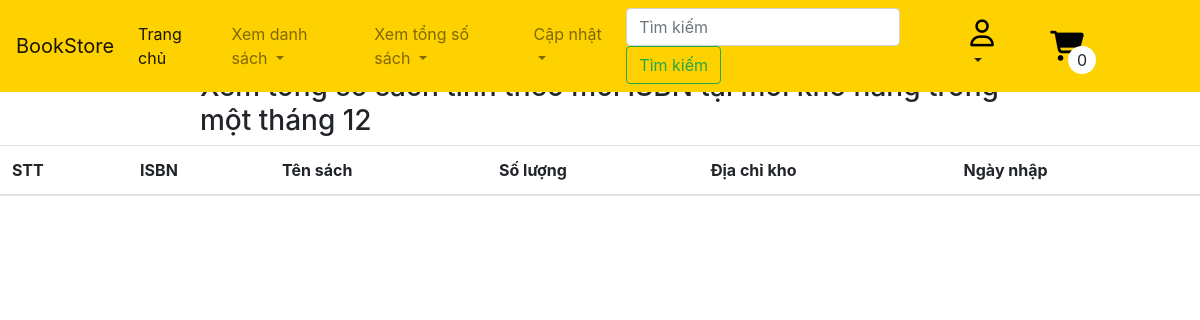
/staff/allBookInStoreOneMonth.php, run on an earlier commit of the app's database.
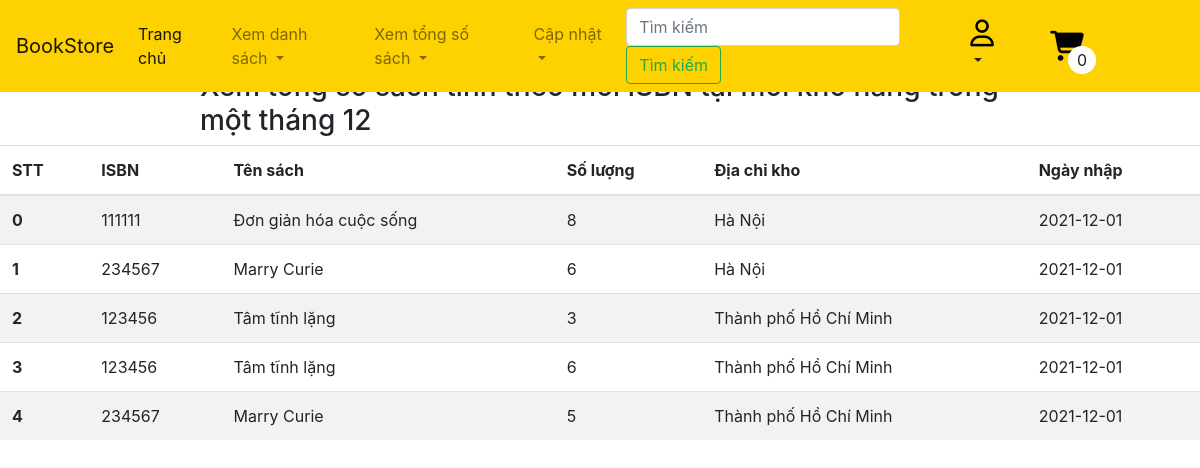
And on a later commit of the database.
### tables this page shows
CREATE TABLE `storageaddress` (
  `id` int(11) NOT NULL,
  `isbn` varchar(50) NOT NULL,
  `quantity` int(11) NOT NULL DEFAULT 0,
  `ngaynhap` date DEFAULT NULL,
  `ngayxuat` date DEFAULT NULL,
  `address_id` int(11) NOT NULL
);

CREATE TABLE `book` (
  `isbn` varchar(50) NOT NULL,
  `name` varchar(50) DEFAULT NULL,
  `nxb_id` int(11) DEFAULT NULL,
  `price` int(11) NOT NULL,
  `typebook` int(11) NOT NULL DEFAULT 2,
  `thumbnail` varchar(250) NOT NULL,
  `year` year(4) NOT NULL,
  `deleted` int(11) NOT NULL DEFAULT 1
);

CREATE TABLE `addressstore` (
  `id` int(11) NOT NULL,
  `address` varchar(250) NOT NULL
);

### DB.php (called while the page is built, shortened)
<?php
function executeResult($sql, $isSingle = false) {
    $data = null;
    $conn = mysqli_connect(HOST, USERNAME, PASSWORD, DATABASE);
    mysqli_set_charset($conn, 'utf8');
    $resultset = mysqli_query($conn, $sql);
    if($resultset){
        if($isSingle) {
            $data = mysqli_fetch_array($resultset, 1);
        } else {
            $data = [];
            while(($row = mysqli_fetch_array($resultset, 1)) != null) {
                $data[] = $row;
            }
        }
    }
    return $data;
}

### staff/allBookInStoreOneMonth.php (the view, shortened to what this page needs)
<?php
    require_once "../headerStaff.php";
    $sql = "SELECT storageaddress.isbn,book.name,storageaddress.quantity,addressstore.address,storageaddress.ngaynhap
            FROM storageaddress,book,addressstore
            WHERE MONTH(storageaddress.ngaynhap)='12' AND book.isbn=storageaddress.isbn AND addressstore.id=storageaddress.address_id
            ORDER BY addressstore.address ASC";
    $data = executeResult($sql);
?>
<h3 style="margin:70px 200px 0">Xem tổng số sách tính theo mỗi ISBN tại mỗi kho hàng trong một tháng 12</h3>
<table class="table table-striped">
  <thead>
    <tr>
      <th scope="col">STT</th>
      <th scope="col">ISBN</th>
      <th scope="col">Tên sách</th>
      <th scope="col">Số lượng</th>
      <th scope="col">Địa chỉ kho</th>
      <th scope="col">Ngày nhập</th>
    </tr>
  </thead>
  <tbody>
    <?php
        for($i=0;$i<count($data);$i++){
            echo '<tr>';
            echo '<th scope="row">'.$i.'</th>';
            echo '<td>'.$data[$i]["isbn"].'</td>';
            echo '<td>'.$data[$i]["name"].'</td>';
            echo '<td>'.$data[$i]["quantity"].'</td>';
            echo '<td>'.$data[$i]["address"].'</td>';
            echo '<td>'.$data[$i]["ngaynhap"].'</td>';
            echo '</tr>';
        }
    ?>
  </tbody>
</table>
<?php
  require_once "../footer.php";
?>

### headerStaff.php (shortened to what this page needs)
<?php
    require_once "utility.php";
    require_once "DB.php";
    $user = getUserToken();
?>
<!DOCTYPE html>
<html lang="en">
<head>
    <link rel="stylesheet" href="http://localhost/Database/style.css">
    <link href="http://localhost/Laptrinhweb/public/fontawesome-free-5.15.4-web/css/all.min.css" rel="stylesheet">
    <link rel="stylesheet" href="https://maxcdn.bootstrapcdn.com/bootstrap/4.0.0/css/bootstrap.min.css"
>
</head>
<body>
    <nav id="navColor" class=" navbar fixed-top navbar-expand-lg navbar-light bg-light">
        <a class="navbar-brand" href="index.php?filed=1&author=1&keyword=1&year=1">BookStore</a>
        <div class="collapse navbar-collapse" id="navbarSupportedContent">
            <ul class="navbar-nav mr-auto">
                <li class="nav-item active">
                    <a class="nav-link" href="staff/index.php">Trang chủ </a>
                </li>
                <li class="nav-item dropdown">
                    <a class="nav-link dropdown-toggle" href="" id="navbarDropdown" role="button"
                        data-toggle="dropdown" aria-haspopup="true" aria-expanded="false">
                        Xem danh sách
                    </a>
                </li>
                <li class="nav-item dropdown">
                    <a class="nav-link dropdown-toggle" href="" id="navbarDropdown" role="button"
                        data-toggle="dropdown" aria-haspopup="true" aria-expanded="false">
                        Xem tổng số sách
                    </a>
                </li>
                <li class="nav-item dropdown">
                    <a class="nav-link dropdown-toggle" href="http://localhost/Laptrinhweb/Home/productList" id="navbarDropdown" role="button"
                        data-toggle="dropdown" aria-haspopup="true" aria-expanded="false">
                        Cập nhật
                    </a>
                </li>
            </ul>
            <form class="form-inline my-2 my-lg-0" method="POST"
                action="http://localhost/Laptrinhweb/Home/search_buttuon">
                <input class="form-control mr-sm-2" type="search" id="search_name" name="search_name"
                    placeholder="Tìm kiếm" aria-label="Search">
                <button class="btn btn-outline-success my-2 my-sm-0" type="submit">Tìm kiếm</button>
            </form>
        </div>
        <div style="margin-right: 20px;" class="nav-item dropdown">
            <a class="nav-link dropdown-toggle" href="#" id="navbarDropdown" role="button" data-toggle="dropdown"
                aria-haspopup="true" aria-expanded="false">
                <?php
                        if(isset($user))
                            echo $user["name"];
                        else echo '<i style="font-size: 27px;color:black" class="far fa-user"></i>';
                    ?>
            </a>
        </div>
        <div class="shopping_cart">
            <a style="font-size: 30px;color:black" href="user/card.php"><i
                    class="shopping_cart fas fa-shopping-cart"></i></a>
            <span class="mount_product"><?=0?>
            </span>
        </div>
    </nav>

### footer.php (shortened to what this page needs)
</body>
</html>

### style.css (style rules this page uses)
body { background-color: #ffffff; height: 1200px; }
a { text-decoration: none; }
#navColor { background-color: #fed100 !important; margin: 0 auto; }
.nav-link { color: #242424; font-size: 18px; margin-right: 25px; }
.shopping_cart { position: relative; margin-right: 50px; }
.mount_product { position: absolute; right: 38px; bottom: -5px; border: 2px solid white; border-radius: 56px; padding: 0px 7px; background-color: white; }
@media (max-width:1290px) { .nav-link { color: #242424; font-size: 16px; margin-right: 15px; } }

What changed in the data, as far as the page shows it:
added storageaddress: isbn "111111", isbn.name "Đơn giản hóa cuộc sống", quantity "8", address.address "Hà Nội", ngaynhap "2021-12-01"
added storageaddress: isbn "234567", isbn.name "Marry Curie", quantity "6", address.address "Hà Nội", ngaynhap "2021-12-01"
added storageaddress: isbn "123456", isbn.name "Tâm tĩnh lặng", quantity "3", address.address "Thành phố Hồ Chí Minh", ngaynhap "2021-12-01"
added storageaddress: isbn "123456", isbn.name "Tâm tĩnh lặng", quantity "6", address.address "Thành phố Hồ Chí Minh", ngaynhap "2021-12-01"
added storageaddress: isbn "234567", isbn.name "Marry Curie", quantity "5", address.address "Thành phố Hồ Chí Minh", ngaynhap "2021-12-01"
